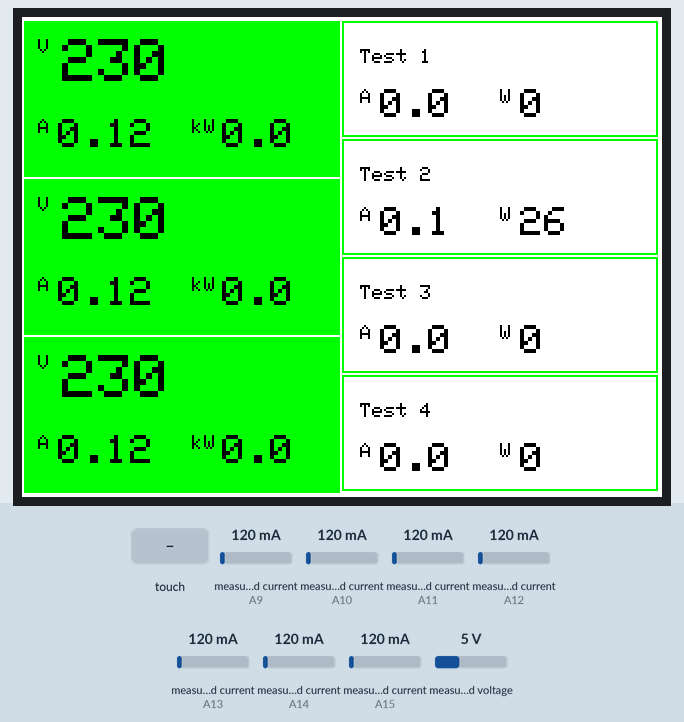
This sketch was run on a simulated Arduino Mega 2560, built with avr-gcc and run on an emulated ATmega2560. Parts: 320×240 colour display. Inputs (shaded band) come from the test bench; at power-on: measured voltage 5 V, measured current (sensors on A9, A10, A11, A12, A13, A14, A15) 120 mA. Random numbers use the default seed unless the sketch sets one; what the sketch prints to the serial monitor is not drawn.

Above: at 1.7 s.
1.8 s: touch panel pressed at 13 % / 10 % of its raw x / y range
At 2.6 s:
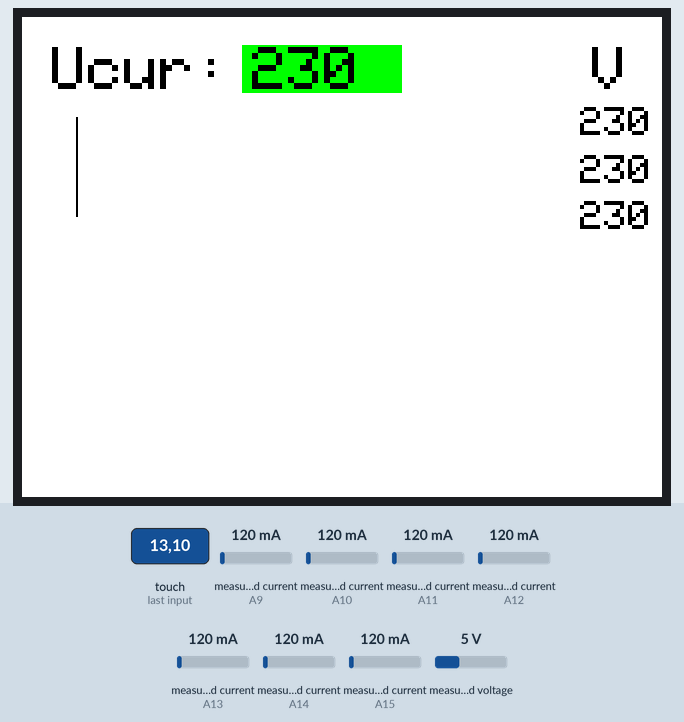
5.5 s: measured voltage set to 0.3 V
At 6.5 s:
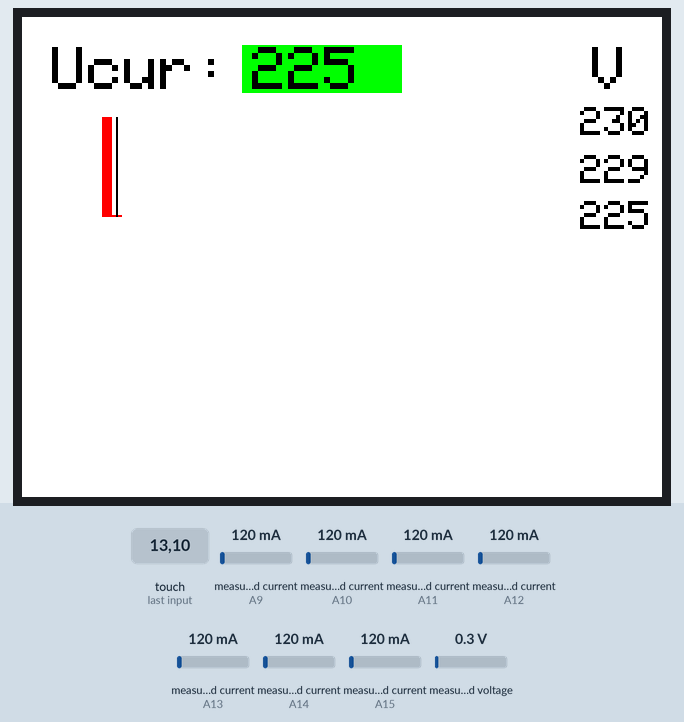
7.2 s: touch panel pressed at 62 % / 10 % of its raw x / y range
At 9.2 s:
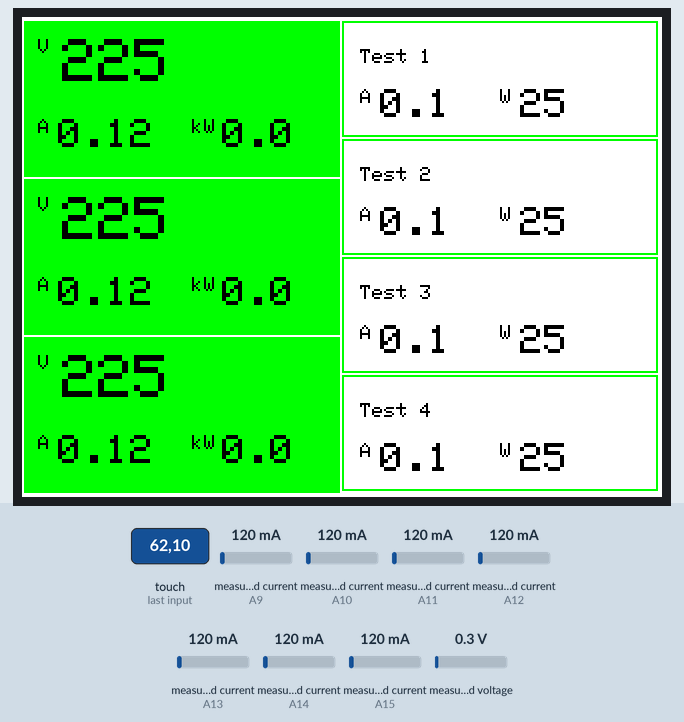
9.3 s: measured current (sensor on A9) set to 40 mA
At 11.7 s:
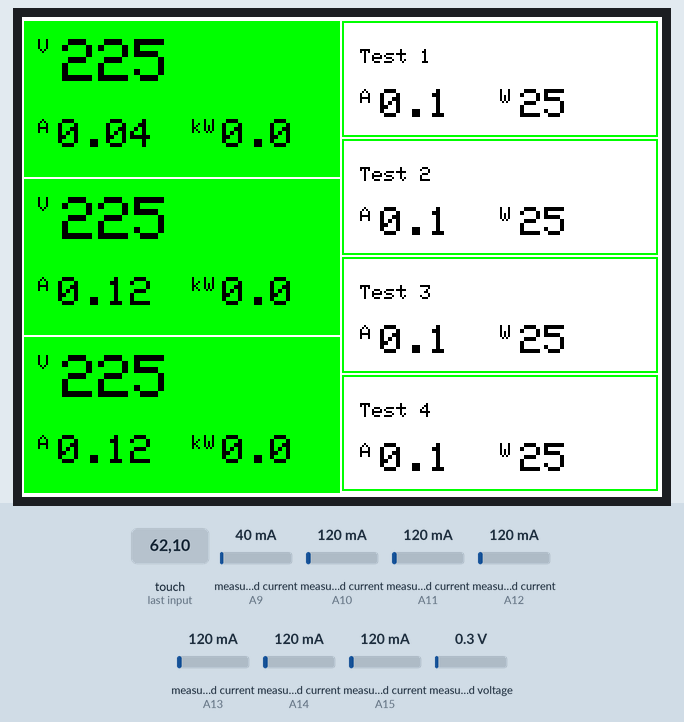
12.2 s: measured current (sensor on A10) set to 40 mA
At 13.9 s:
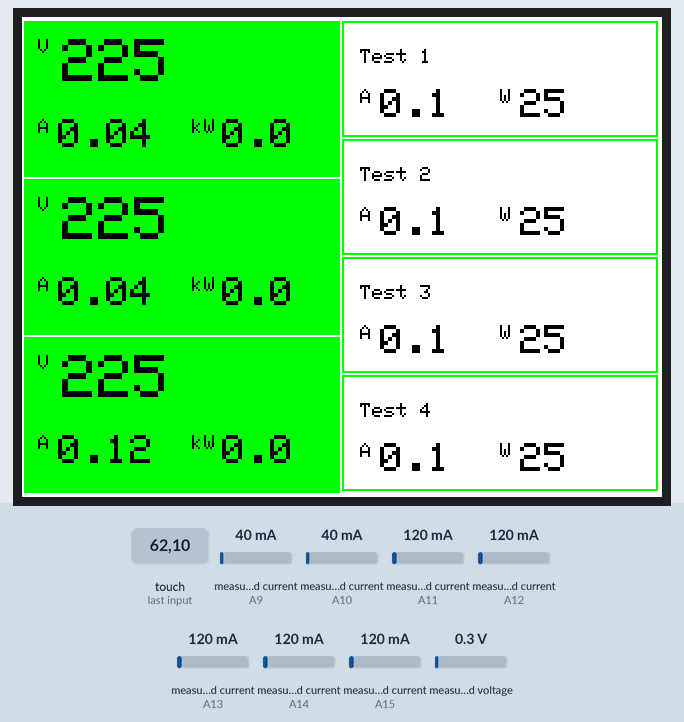
14.2 s: measured current (sensor on A11) set to 40 mA
At 15.2 s:
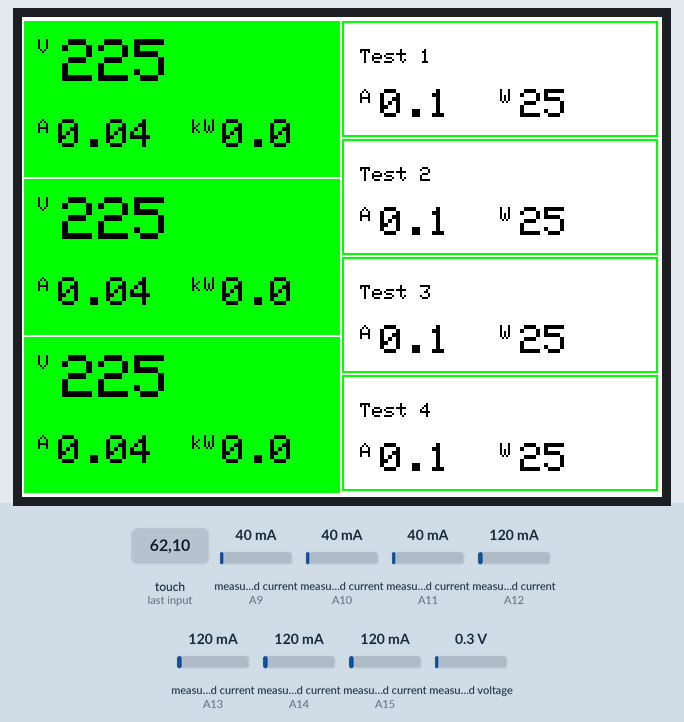
Timing chart, 0 to 17.1 s (numbered marks = the images above; inputs shaded):
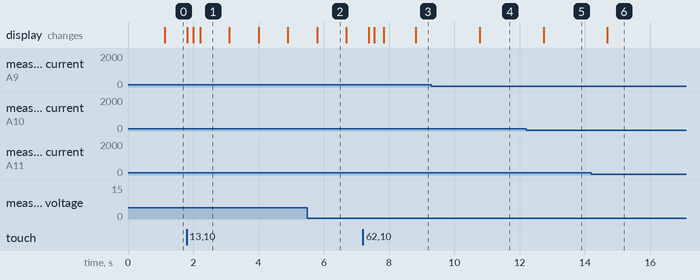

The sketch:

sketch_dec13b.ino
```cpp
#include <SoftwareSerial.h>
#include <SPFD5408_Adafruit_GFX.h>    // Core graphics library
#include <SPFD5408_Adafruit_TFTLCD.h> // Hardware-specific library
#include <SPFD5408_TouchScreen.h>     // Touch library
#include <math.h>
#include "EmonLib.h"
#include <TimerOne.h>


// Calibrates value
#define SENSIBILITY 300
#define MINPRESSURE 10
#define MAXPRESSURE 1000

//These are the pins for the shield!
#define YP A1
#define XM A2
#define YM 7
#define XP 6

#define CURRENCYA A9
#define CURRENCYB A10
#define CURRENCYC A11

#define VOLTAGEA A6
#define VOLTAGEB A6
#define VOLTAGEC A6

#define CURRENCY1 A12
#define CURRENCY2 A13
#define CURRENCY3 A14
#define CURRENCY4 A15


// Volt matrix!
#define VOLTAGE1 VOLTAGEA
#define VOLTAGE2 VOLTAGEA
#define VOLTAGE3 VOLTAGEA
#define VOLTAGE4 VOLTAGEA

#define VOLTAGE_CALIBARTION 450
#define VOLTAGE_PHASE_SHIFT 1.28
#define CURRENCY_CALIBARION 29.0 // 30A
#define CALC_HALFWAVES 20
#define CALC_TIMEOUT CALC_HALFWAVES * 1 * 50 // 2*5*50Gh
//#define CALC_RMS_POINTS 500

/*
TS calibration
*/
short TS_MINX=115;
short TS_MAXX=848;
short TS_MINY=80;
short TS_MAXY=820;

SoftwareSerial ESPserial(19, 18); // RX | TX
//SoftwareSerial ESPserial(1, 0); // RX | TX
EnergyMonitor emona;
EnergyMonitor emonb;
EnergyMonitor emonc;

String labels[4] = {
  "Test 1",
  "Test 2",
  "Test 3",
  "Test 4"
};

EnergyMonitor emons[4] = {
 EnergyMonitor(),
 EnergyMonitor(),
 EnergyMonitor(),
 EnergyMonitor()
};

// Init TouchScreen:
TouchScreen ts = TouchScreen(XP, YP, XM, YM, SENSIBILITY);

// LCD Pin
#define LCD_CS A3
#define LCD_CD A2
#define LCD_WR A1
#define LCD_RD A0
#define LCD_RESET A4 // Optional : otherwise connect to Arduino's reset pin

// Assign human-readable names to some common 16-bit color values:
#define BLACK   0x0000
#define BLUE    0x001F
#define RED     0xF800
#define GREEN   0x07E0
#define CYAN    0x07FF
#define MAGENTA 0xF81F
#define YELLOW  0xFFE0
#define WHITE   0xFFFF

#define SCREEN_DASHBOARD  1
#define SCREEN_VOLTAGE_A  2
#define SCREEN_VOLTAGE_B  3
#define SCREEN_VOLTAGE_C  4


// Init LCD

Adafruit_TFTLCD tft(LCD_CS, LCD_CD, LCD_WR, LCD_RD, LCD_RESET);


volatile byte pos = 0;
volatile byte drawpos = 0;
volatile byte prevscreen = 0;
byte screen = SCREEN_DASHBOARD;

byte points = 50;
const long interval = 2000; // ms
unsigned long previousMillis = 0;
volatile int volt[50][3]; // points si
volatile int amps[50][9]; // points size
volatile int power[50][9]; // points size


// Dimensions

uint16_t width = 0;
uint16_t height = 0;

// Buttons

#define BUTTONS 3
#define BUTTON_CLEAR 0
#define BUTTON_SHOW 1
#define BUTTON_RESET 2

Adafruit_GFX_Button buttons[BUTTONS];

uint16_t buttons_y = 0;


unsigned long time; // for debug and perf
//-- Setup

void setup(void) {


  //pinMode(9, OUTPUT);
  Serial.begin(9600);

  Serial.println("");
  Serial.println("Remember to to set Both NL & CR in the serial monitor.");
  Serial.println("Ready");
  Serial.println("");

  ESPserial.begin(9600);

  emona.voltage(VOLTAGEA, VOLTAGE_CALIBARTION, VOLTAGE_PHASE_SHIFT);
  emona.current(CURRENCYA, CURRENCY_CALIBARION);

  emonb.voltage(VOLTAGEB, VOLTAGE_CALIBARTION, VOLTAGE_PHASE_SHIFT);
  emonb.current(CURRENCYB, CURRENCY_CALIBARION);

  emonc.voltage(VOLTAGEC, VOLTAGE_CALIBARTION, VOLTAGE_PHASE_SHIFT);
  emonc.current(CURRENCYC, CURRENCY_CALIBARION);

  emons[0].voltage(VOLTAGE1, VOLTAGE_CALIBARTION, VOLTAGE_PHASE_SHIFT);
  emons[0].current(CURRENCY1, CURRENCY_CALIBARION);

  emons[1].voltage(VOLTAGE2, VOLTAGE_CALIBARTION, VOLTAGE_PHASE_SHIFT);
  emons[1].current(CURRENCY2, CURRENCY_CALIBARION);

  emons[2].voltage(VOLTAGE3, VOLTAGE_CALIBARTION, VOLTAGE_PHASE_SHIFT);
  emons[2].current(CURRENCY3, CURRENCY_CALIBARION);

  emons[3].voltage(VOLTAGE4, VOLTAGE_CALIBARTION, VOLTAGE_PHASE_SHIFT);
  emons[3].current(CURRENCY4, CURRENCY_CALIBARION);

  //emonc1.voltage(VOLTAGEC, VOLTAGE_CALIBARTION, VOLTAGE_PHASE_SHIFT);
  //emonc1.current(CURRENCYC1, CURRENCY_CALIBARION);

  //emonc2.voltage(VOLTAGEC, VOLTAGE_CALIBARTION, VOLTAGE_PHASE_SHIFT);
  //emonc2.current(CURRENCYC2, CURRENCY_CALIBARION);

  //randomSeed(analogRead(0));

  /*int va = askVoltageA();
  int vb = askVoltageB();
  int vc = askVoltageC();

  for (int b=0; b<points; b++) {
    volt[b][0] = 0;
    volt[b][1] = 0;
    volt[b][2] = 0;

    for (int a=0; a<9; a++) {
      amps[b][a] = int(random(0, 245));
    }

  }*/

  tft.reset();

  tft.begin(0x9341);

  tft.setRotation(1); // Need for the Mega, please changed for your choice or rotation initial

  width = tft.width() - 1;
  height = tft.height() - 1;

  tft.fillScreen(WHITE);

  /*delay(3);
  ESPserial.write("wifi-connect stas_24 onewhiteduck\n");
  delay(3);
  ESPserial.write("mqtt-connect m12.cloudmqtt.com 14775 leiqpkje iOmY__uv3a3Y\n");
*/

  //Timer1.initialize(); // set a timer of length 100000 microseconds (or 0.1 sec - or 10Hz => the led will blink 5 times, 5 cycles of on-and-off, per second)
  //Timer1.attachInterrupt( calc, 5000000); // attach the service routine here

}

void calc()
{
  byte newpos = pos+1;
      if (newpos >= points) newpos = 0;

      emona.calcVI(CALC_HALFWAVES, CALC_TIMEOUT);redraw();
      //noInterrupts();
      emonb.calcVI(CALC_HALFWAVES, CALC_TIMEOUT);redraw();
      //noInterrupts();
      emonc.calcVI(CALC_HALFWAVES, CALC_TIMEOUT);redraw();

      Serial.println(pos);
      emona.serialprint();

      amps[newpos][0] = abs(emona.Irms*100);
      amps[newpos][1] = abs(emonb.Irms*100);
      amps[newpos][2] = abs(emonc.Irms*100);

      volt[newpos][0] = abs(emona.Vrms);
      volt[newpos][1] = abs(emonb.Vrms);
      volt[newpos][2] = abs(emonc.Vrms);

      power[newpos][0] = abs(emona.realPower);
      power[newpos][1] = abs(emonb.realPower);
      power[newpos][2] = abs(emonc.realPower);

      int epos = newpos % 4;

      for (byte e=0; e <= 3; e++){
        if (epos == e) {
          emons[e].calcVI(CALC_HALFWAVES, CALC_TIMEOUT);

          amps[newpos][e + 3] = abs(emons[e].Irms*100);
          power[newpos][e + 3] = abs(emons[e].realPower);
        } else {
          int prev_pos = newpos - 1;
          if (prev_pos < 0) prev_pos = points - 1;

          amps[newpos][e + 3] = amps[prev_pos][e + 3];
          power[newpos][e + 3] = power[prev_pos][e + 3];
        }

      }

      pos = newpos;
}

void timerIsr()
{
  //digitalWrite(13, HIGH);
  TSPoint p = ts.getPoint();
  //digitalWrite(13, LOW);
  pinMode(XM, OUTPUT); // rebound from touch to graph
  pinMode(YP, OUTPUT);

  // listen for communication from the ESP8266 and then write it to the serial monitor
  //if ( ESPserial.available() )   {  Serial.write( ESPserial.read() );  }

  // listen for user input and send it to the ESP8266
  //if ( Serial.available() )       {  ESPserial.write( Serial.read() );  }

  if (p.z > MINPRESSURE && p.z < MAXPRESSURE) {

    if (screen == SCREEN_DASHBOARD) touchDashboard(p);
    else if (screen == SCREEN_VOLTAGE_A) touchVoltage(p);
    else if (screen == SCREEN_VOLTAGE_B) touchVoltage(p);
    else if (screen == SCREEN_VOLTAGE_C) touchVoltage(p);

    // for redraw
    drawpos = points + 1;
    //previousMillis =  millis() - 2*interval;
  }
}

void redraw()
{
  timerIsr();
  if (drawpos != pos ) {
pinMode(XM, OUTPUT); // rebound from touch to graph
  pinMode(YP, OUTPUT);
      if (screen == SCREEN_DASHBOARD) drawDashboard(prevscreen != screen);
      else if (screen == SCREEN_VOLTAGE_A) drawVoltage(0, prevscreen != screen);
      else if (screen == SCREEN_VOLTAGE_B) drawVoltage(1, prevscreen != screen);
      else if (screen == SCREEN_VOLTAGE_C) drawVoltage(2, prevscreen != screen);

      prevscreen = screen;

      drawpos = pos;
  }
}

// -- Loop

void loop()
{

  timerIsr();

    //unsigned long currentMillis = millis();

    //if (currentMillis - previousMillis >= interval) {


  /*
      if (screen == SCREEN_DASHBOARD) drawDashboard(prevscreen != screen);
      else if (screen == SCREEN_VOLTAGE_A) drawVoltage(0, prevscreen != screen);
      else if (screen == SCREEN_VOLTAGE_B) drawVoltage(1, prevscreen != screen);
      else if (screen == SCREEN_VOLTAGE_C) drawVoltage(2, prevscreen != screen);
      */

      //prevscreen = screen;

      //previousMillis = currentMillis;

  /*
      byte newpos = pos+1;
      if (newpos >= points) newpos = 0;

      emona.calcVI(CALC_HALFWAVES, CALC_TIMEOUT);redraw();
      //noInterrupts();
      emonb.calcVI(CALC_HALFWAVES, CALC_TIMEOUT);redraw();
      //noInterrupts();
      emonc.calcVI(CALC_HALFWAVES, CALC_TIMEOUT);redraw();

      Serial.println(pos);
      emona.serialprint();

      amps[newpos][0] = abs(emona.Irms*1000);
      amps[newpos][1] = abs(emonb.Irms*1000);
      amps[newpos][2] = abs(emonc.Irms*1000);

      volt[newpos][0] = abs(emona.Vrms);
      volt[newpos][1] = abs(emonb.Vrms);
      volt[newpos][2] = abs(emonc.Vrms);

      power[newpos][0] = abs(emona.realPower);
      power[newpos][1] = abs(emonb.realPower);
      power[newpos][2] = abs(emonc.realPower);

      int epos = newpos % 4;

      for (byte e=0; e <= 3; e++){
        if (epos == e) {
          emons[e].calcVI(CALC_HALFWAVES, CALC_TIMEOUT);

          amps[newpos][e + 3] = abs(emons[e].Irms*1000);
          power[newpos][e + 3] = abs(emons[e].realPower);
        } else {
          int prev_pos = newpos - 1;
          if (prev_pos < 0) prev_pos = points - 1;

          amps[newpos][e + 3] = amps[prev_pos][e + 3];
          power[newpos][e + 3] = power[prev_pos][e + 3];
        }

      }
*/
calc();
      redraw();

      String c = "mqtt-publish test/va " + String(volt[pos][0]);
      ESPserial.println(c);

      c = "mqtt-publish test/ca " + String(amps[pos][0]);
      ESPserial.println(c);


      c = "mqtt-publish test/pa " + String(power[pos][0]);
      ESPserial.println(c);


      //pos = newpos;
      //analogWrite(9, volt[pos][0] * 3 / 20);


}

int askVoltageA()
{
  return int(random(210, 230));
}

int askVoltageB()
{
  return int(random(180, 245));
}

int askVoltageC()
{
  return int(random(180, 245));
}

// Draw a border
void drawDashboard(bool init) {

  uint16_t width = tft.width()-1;
  uint16_t height = tft.height()-1;
  uint8_t border = 10;


  byte cols = 2; byte cw = width / cols - 1;
  byte rows = 3; byte rh = height / rows - 1;
  //for (byte c=0; c < cols; c++){
      for (byte r=0; r < rows; r++){
         int x = 0; int y = r * (rh+1)+1;


           tft.fillRect(x+1, y+1, (cw), (rh ), voltageColor(123));

           // voltage
           tft.setCursor(x + 20, y + 10);
           tft.setTextColor(BLACK); tft.setTextSize(3);

           String vString =  String(volt[pos][r]);
           tft.println(vString);
           tft.setTextSize(1);
           tft.setCursor(x + 8, y + 10);
           tft.println("V");

           // currency
           tft.setCursor(x + 18, y + 10 + 40);
           tft.setTextColor(BLACK); tft.setTextSize(2);

           char str[20]; strcpy(str, "");
           dtostrf((float)amps[pos][r]/100, 2, 2, &str[strlen(str)]);

           tft.println(str);
           tft.setTextSize(1);
           tft.setCursor(x + 8, y + 10 + 40);
           tft.println("A");

           // power
           tft.setCursor(x + 100, y + 10 + 40); // 85
           tft.setTextColor(BLACK); tft.setTextSize(2);

           char strp[20]; strcpy(strp, "");
           dtostrf((float)power[pos][r]/1000, 2, 1, &strp[strlen(strp)]);
           tft.print(strp);
           tft.setTextSize(1);
           tft.setCursor(x + 85, y + 10 + 40); // 75
           tft.println("kW");
      }
  //}

  rows  = 4; rh = height / rows - 1;
  byte pad = 80;
  for (byte c=1; c <= 1; c++){
      for (byte r=0; r < rows; r++){
         int x = c * (cw+1); int y = r * (rh+1)+1;

         tft.fillRect(x+1, y+1, (cw), (rh ), WHITE);
         tft.drawRect(x+1, y+1, (cw ), (rh ), voltageColor(123));

         tft.setCursor(x + 10, y + 15);
           tft.setTextColor(BLACK); tft.setTextSize(1);

           tft.println(labels[r]);

           tft.setCursor(x + 5, y + 5);
           tft.setTextColor(BLACK);
           tft.setTextSize(3);

           // currency
           tft.setCursor(x + 20, y + 35);
           tft.setTextColor(BLACK); tft.setTextSize(2);

           char str[20]; strcpy(str, "");
           dtostrf((float)amps[pos][3 + r]/100, 2, 1, &str[strlen(str)]);

           tft.println(str);
           tft.setTextSize(1);
           tft.setCursor(x + 10, y + 35);
           tft.println("A");


         // power
           tft.setCursor(x + 90, y + 35);
           tft.setTextColor(BLACK); tft.setTextSize(2);

           //char strp[20]; strcpy(strp, power[pos][r]);
           //String string =  String(power[pos][r]);
           tft.println(power[pos][3 + r]);
           tft.setTextSize(1);
           tft.setCursor(x + 80, y + 35);
           tft.println("W");

      }
  }
}

void drawVoltage(byte phase, bool init) {

  time = micros();

  uint16_t width = tft.width() - 1;
  uint16_t height = tft.height() - 1;

  int volts = volt[pos][phase];

  int s = 0;
  int vmin = volts; int vmax = volts;  int v = 0; int pc = 0;
  for (int b=0; b<points; b++) {
    v = volt[b][phase];
    if (v > 0) {
      vmin = min(v, vmin);
      vmax = max(v, vmax);
      s += v; pc++;
    }
  }
  int vavg = s / pc;

  //tft.fillRect(1, 1, (width - 1), (height - 1), voltageColor(volts));
  tft.setTextColor(BLACK);
  tft.setTextSize(3);
  if (init) {
    tft.fillScreen(WHITE);

    tft.setCursor(15, 15);
    tft.println("Ucur:          V");// + "V");
  }
  tft.fillRect(110, 14, 80, 24, voltageColor(volts));
  tft.setCursor(115, 15);
  //String vString =  "Ucur: ";
  tft.println(volts);// + "V");


  /*
  tft.setCursor(15, 45);
  tft.setTextColor(BLACK);
  tft.setTextSize(2);
  vString =  String("Uavg: ");
  vString.concat(vavg);
  //vString.concat(" (");
  //vString.concat(vmin);
  //vString.concat(" - ");
  //vString.concat(vmax);
  vString.concat(" V");
  tft.println(vString);// + "V");*/

  byte pw = (width - 15 - 30)/points; int vv = 0; int x = 0;
  for (int b=0; b<points; b++) {
    if (init || b == pos || b == (pos - 1) || ( b == points - 1 && pos == 0)) {

      v = volt[b][phase];
      if (v > 0) {

        vv = map(v, vmin, vmax, 1, 50);
        x = b*pw + 15;
        tft.fillRect(x, 50, pw, 50 - vv, WHITE);
        tft.fillRect(x, 50 + 50 - vv, pw, vv, RED);
        if (b == pos) {
          tft.drawFastVLine(x + 0.5*pw, 50,50,BLACK);
        }
      } else {
        tft.fillRect(x, 50, pw, 50, WHITE);
      }
    }
  }
  tft.fillRect(width - 42, 45, 40, 65, WHITE);
  tft.setCursor(width - 40, 45);
  tft.setTextSize(2);
  tft.println(vmax);
  tft.setCursor(width - 40, 69);
  tft.println(vavg);
  tft.setCursor(width - 40, 92);
  tft.setTextSize(2);
  tft.println(vmin);

  Serial.println(micros() - time);
}


// Initialize buttons

void initializeButtons() {

  uint16_t x = 40;
  uint16_t y = height - 20;
  uint16_t w = 75;
  uint16_t h = 20;

  uint8_t spacing_x = 5;

  uint8_t textSize = 1;

  char buttonlabels[3][20] = {"Clear", "Show", "Recalib."};
  uint16_t buttoncolors[15] = {RED, BLUE, RED};

  for (uint8_t b=0; b<3; b++) {
    buttons[b].initButton(&tft,                           // TFT object
                  x+b*(w+spacing_x),  y,                  // x, y,
                  w, h, WHITE, buttoncolors[b], WHITE,    // w, h, outline, fill,
                  buttonlabels[b], textSize);             // text
  }

  // Save the y position to avoid draws

  buttons_y = y;

}

// Map the coordinate X

uint16_t mapXValue(TSPoint p) {

  uint16_t x = map(p.y, TS_MINX, TS_MAXX, 0, tft.width());

  //Correct offset of touch. Manual calibration
  //x+=1;

  return x;

}

// Map the coordinate Y

uint16_t mapYValue(TSPoint p) {

  uint16_t y = tft.height() - map(p.x, TS_MINY, TS_MAXY, 0, tft.height());

  //Correct offset of touch. Manual calibration
  //y-=2;

  return y;
}


uint16_t voltageColor(int v) {

  return 0x07E0;
}

void touchDashboard(TSPoint p) {

  uint16_t width = tft.width() - 1;
  uint16_t height = tft.height() - 1;
  uint8_t border = 10;


  uint16_t px = mapXValue(p);
  uint16_t py = mapYValue(p);

  byte cols = 2; byte cw = width / cols;
  byte rows = 3; byte rh = height / rows;
  for (byte c=0; c < cols; c++){
      for (byte r=0; r < rows; r++){
         int x = c * cw; int y = r * rh;

         if (c == 0) { // v+a
           if (
             (px > x && px < (x + cw))
             &&
             (py > y && py < (y + rh))
             ) {
                if (r == 0) screen = SCREEN_VOLTAGE_A;
                else if (r == 1) screen = SCREEN_VOLTAGE_B;
                else if (r == 2) screen = SCREEN_VOLTAGE_C;
                tft.fillScreen(WHITE);
             }

         }

      }
  }
}

void touchVoltage(TSPoint p) {
  screen = SCREEN_DASHBOARD;
  tft.fillScreen(WHITE);
}
```

Measured:
- after the input at 9.3 s, the display: changes after 1.5 s (image 4)
- after the input at 12.2 s, the display: changes after 0.54 s (image 5)
- after the input at 14.2 s, the display: changes after 0.49 s (image 6)
- what the display in image 1 shows lasts 0.9 s, from 2.2 s to 3.1 s
